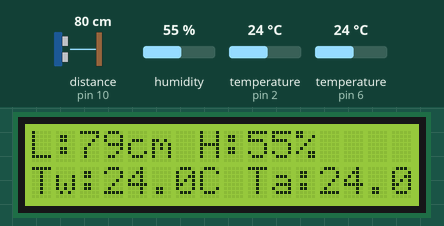
Simulated run of this sketch. Board: Arduino Uno, built with avr-gcc and run on an emulated ATmega328P. Shown: 16×2 character LCD. Wiring (inferred from the names in the program): ultrasonic range finder: trigger pin 9; echo pin 10. Inputs (shaded band) come from the test bench; at power-on: distance to the obstacle (sensor on pin 10) 80 cm, humidity 55 %, temperature (sensors on pin 2, pin 6) 24 °C. The echo pulse lasts 58.3 µs per cm; what the sketch prints to the serial monitor is not drawn.

Above: at 3.6 s.
3.7 s: distance to the obstacle (sensor on pin 10) set to 2 cm
At 6.8 s:
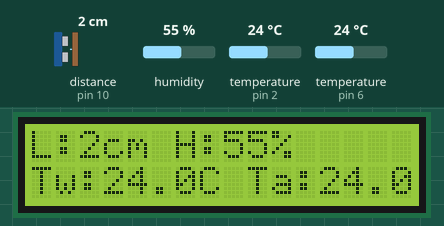
7.3 s: humidity set to 22 %
At 9.0 s:
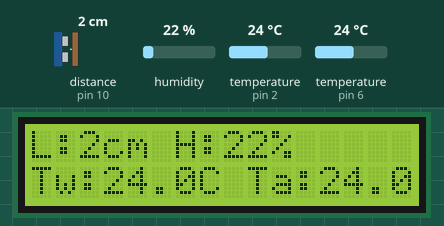
10.9 s: temperature (sensor on pin 2) set to 12 °C
At 12.4 s:
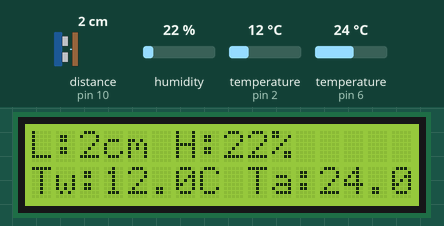
14.5 s: temperature (sensor on pin 6) set to 12 °C
At 18.1 s:
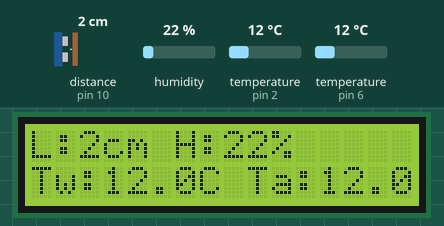
18.5 s: distance to the obstacle (sensor on pin 10) set to 4 cm
At 20.3 s:
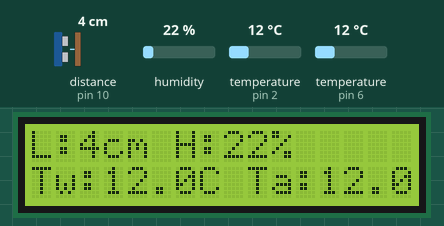
22.1 s: temperature (sensor on pin 2) set to 19 °C
At 23.8 s:
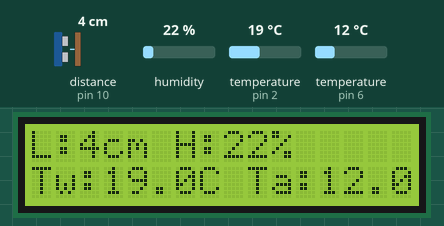
Timing chart, 0 to 25.3 s (numbered marks = the images above; inputs shaded):
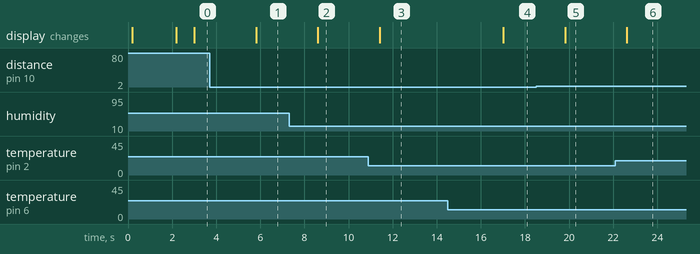

Measured:
- after the input at 3.7 s, the display: changes after 2.1 s (image 1)
- after the input at 7.3 s, the display: changes after 1.3 s (image 2)
- after the input at 10.9 s, the display: changes after 0.51 s (image 3)
- after the input at 14.5 s, the display: changes after 2.5 s (image 4)
- after the input at 18.5 s, the display: changes after 1.3 s (image 5)
- after the input at 22.1 s, the display: changes after 0.52 s (image 6)

The sketch:

arduino.ino
```cpp
#include <Wire.h>
#include <LiquidCrystal_AIP31068_I2C.h>
#include <DHT.h>
#include <OneWire.h>
#include <DallasTemperature.h>

// Пины
#define TRIG_PIN 9
#define ECHO_PIN 10
#define DHT_PIN 6
#define DS18B20_PIN 2

// DHT22
#define DHTTYPE DHT22
DHT dht(DHT_PIN, DHTTYPE);

// DS18B20
OneWire oneWire(DS18B20_PIN);
DallasTemperature sensors(&oneWire);

// LCD
LiquidCrystal_AIP31068_I2C lcd(0x3E, 16, 2);

float waterLevel = 0; // уровень воды (см)
float humidity = 0;   // влажность воздуха (%)
float airTemp = 0;    // температура воздуха (°C)
float waterTemp = 0;  // температура воды (°C)

// Измерение уровня воды (HC-SR04)
float getWaterLevel() {
  // Посылаем ультразвуковой импульс
  digitalWrite(TRIG_PIN, LOW);
  delayMicroseconds(2);
  digitalWrite(TRIG_PIN, HIGH);
  delayMicroseconds(10);
  digitalWrite(TRIG_PIN, LOW);

  // Измеряем время возврата эха
  long duration = pulseIn(ECHO_PIN, HIGH, 30000);

  if (duration > 0) {
    // Расстояние (см) = время (мкс) * скорость звука (0.034 см/мкс) / 2
    float dist = duration * 0.034 / 2;
    return dist;
  }
  return -1;  // нет эха = вода не обнаружена
}

void setup() {
  Serial.begin(9600);
  Serial.println("Groundwater Monitor");
  delay(100);

  // HC-SR04
  pinMode(TRIG_PIN, OUTPUT);
  pinMode(ECHO_PIN, INPUT);

  // DHT22
  dht.begin();

  // DS18B20
  sensors.begin();

  // LCD
  lcd.init();
  lcd.clear();
  lcd.setCursor(0, 0);
  lcd.print("Groundwater");
  delay(2000);
  lcd.clear();

  Serial.println("System Ready!");
}

void loop() {
  // Измеряем уровень воды
  waterLevel = getWaterLevel();

  // Измеряем влажность и температуру воздуха (DHT22)
  humidity = dht.readHumidity();
  airTemp = dht.readTemperature();

  // Если датчик не ответил — обнуляем значения
  if (isnan(humidity) || isnan(airTemp)) {
    humidity = 0;
    airTemp = 0;
  }

  // Измеряем температуру воды (DS18B20)
  sensors.requestTemperatures();
  waterTemp = sensors.getTempCByIndex(0);

  // Вывод на LCD
  lcd.clear();

  lcd.setCursor(0, 0);
  lcd.print("L:");
  lcd.print(waterLevel, 0);
  lcd.print("cm H:");
  lcd.print(humidity, 0);
  lcd.print("%");

  lcd.setCursor(0, 1);
  lcd.print("Tw:");
  lcd.print(waterTemp, 1);
  lcd.print("C Ta:");
  lcd.print(airTemp, 1);
  lcd.print("C");

  // Отправка в serial (для Python)
  // Формат: уровень,влажность,температура_воды,температура_воздуха
  Serial.print(waterLevel);
  Serial.print(",");
  Serial.print(humidity);
  Serial.print(",");
  Serial.print(waterTemp);
  Serial.print(",");
  Serial.println(airTemp);

  delay(2000);
}
```
